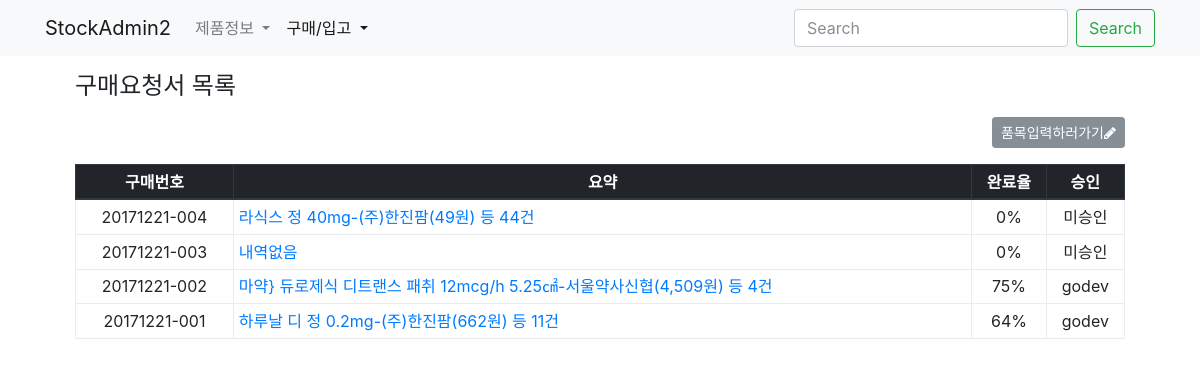
The page /buy/ on the database as committed earlier.
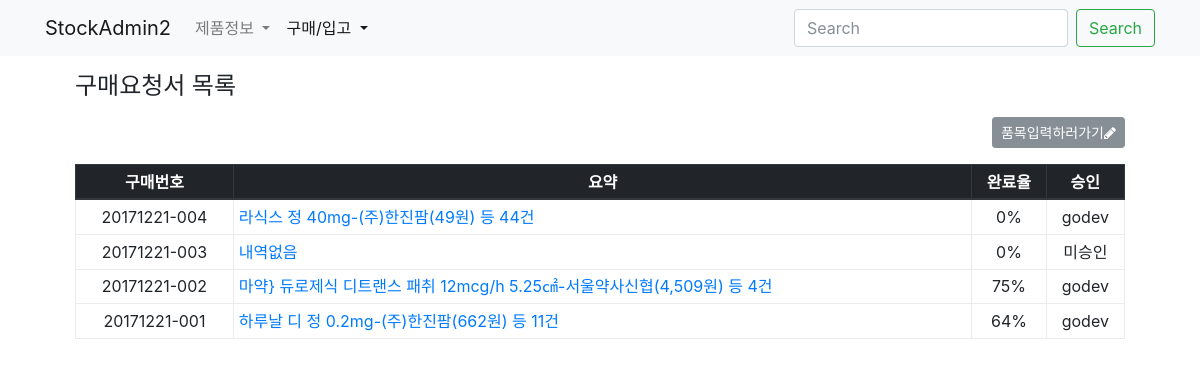
The same page on the database as committed later.
### buy/models.py (models this page shows, shortened)
class Buy(models.Model):
    slug = models.SlugField('구매번호', unique=True, blank=True, editable=False)
    commiter = models.ForeignKey(settings.AUTH_USER_MODEL, blank=True, null=True, on_delete=models.SET_NULL)
    date = models.DateField('구매일자', blank=True, default=timezone.now)
    iscart = models.BooleanField('카트인지', blank=True, default=False)
    updated = models.DateTimeField(auto_now=True)
    created = models.DateTimeField(auto_now_add=True)
    class Meta:
        verbose_name = '구매요청서'
        verbose_name_plural = '구매요청서'
        ordering = '-created',
    def get_absolute_url(self):
        return reverse('buy:buy-detail', args=(self.slug,))
    @property
    def description(self):
        itemset = self.buyitem_set.all()
        if itemset.exists():
            fistitem = str(itemset.first().buyinfo)
            count = itemset.count()
            return "{} 등 {}건".format(fistitem, count)
        return "내역없음"
    def get_complete_rate(self):
        total_buyitem_count = self.buyitem_set.count()
        if total_buyitem_count > 0:
            annoset = self.buyitem_set.annotate(stocked_amount_sum=Sum('stockrecord__amount'))
            completed_set = annoset.filter(Q(stocked_amount_sum=F('amount'))|Q(isend=True) )
            return completed_set.count() / total_buyitem_count
        return 0

class BuyItem(models.Model):
    buy = models.ForeignKey(Buy, null=True, blank=True, on_delete=models.CASCADE)
    buyinfo = models.ForeignKey('product.BuyInfo', on_delete=models.PROTECT)
    amount = models.IntegerField('구매수량')
    comment = models.CharField('비고', max_length=50, blank=True)
    isend = models.BooleanField('구매종결', default=False)
    updated = models.DateTimeField(auto_now=True)
    created = models.DateTimeField(auto_now_add=True)
    objects = BuyItemManager()
    class Meta:
        verbose_name = '구매품목'
        verbose_name_plural = '구매품목'
        unique_together = 'buy', 'buyinfo',
    def __init__(self, *args, **kwargs):
        super(BuyItem, self).__init__(*args, **kwargs)

### product/models.py (models this page shows, shortened)
class BuyInfo(BuyInfoMixin, models.Model):
    slug = models.SlugField('구매코드', unique=True, blank=True)
    product = models.ForeignKey(Product, on_delete=models.CASCADE)
    market = models.ForeignKey(Market, on_delete=models.CASCADE, null=True, blank=True)
    buy_edi_code = models.CharField('보험코드', max_length=50, blank=True, default="")
    date = models.DateField('시작일자', blank=True, default=timezone.now)
    price = models.DecimalField('구매가격', max_digits=50, decimal_places=2, default=0)
    pay_type = models.CharField('급여구분', blank=True, max_length=50, default="")
    pro_type = models.CharField('전문/일반', blank=True, max_length=50, default="")
    active = models.BooleanField('사용중', default=True)
    updated = models.DateTimeField(auto_now=True)
    created = models.DateTimeField(auto_now_add=True)
    objects = BuyInfoManager()
    class Meta:
        verbose_name = '구매정보'
        verbose_name_plural = '구매정보'
        ordering = '-created',
    def __str__(self):
        if self.market and self.product:
            title = "{}-{}({:,.0f}원)".format(self.product.name, self.market.name, self.price)
            return title
        return self.slug

class Product(models.Model):
    name = models.CharField('제품명', max_length=50, unique=True)
    code = models.CharField('제품코드', max_length=50, unique=True)
    edi_code = models.CharField('보험코드', max_length=50, blank=True, default="")
    company = models.CharField('판매사', max_length=50, blank=True, default="")
    std_unit = models.CharField('제품규격', max_length=10, choices=zip(STD_UNITs, STD_UNITs), default="")
    pkg_amount = models.IntegerField('포장수량', default=1)
    etc_class = models.CharField('기타구분', max_length=10, choices=zip(ETC_CLASS, ETC_CLASS), default='일반')
    apply_root = models.CharField('복용방법', max_length=50, blank=True, default="")
    unit = models.CharField('적용단위', max_length=50, blank=True, default="")
    unit_amount = models.CharField('규격단위량', max_length=50, blank=True, default="")
    op_type = models.CharField('마약류구분', blank=True, max_length=50, default="")
    updated = models.DateTimeField(auto_now=True)
    created = models.DateTimeField(auto_now_add=True)
    objects = ProductManager()
    class Meta:
        verbose_name = '제품'
        verbose_name_plural = '제품'
        ordering = '-created',

class Market(models.Model):
    name = models.CharField('도매상명', max_length=50, unique=True)
    tel = models.CharField('전화', max_length=50, blank=True, null=True)
    fax = models.CharField('팩스', max_length=50, blank=True, null=True)
    email = models.EmailField('메일', blank=True, null=True)
    updated = models.DateTimeField(auto_now=True)
    created = models.DateTimeField(auto_now_add=True)
    objects = MarketManager()
    class Meta:
        verbose_name = '거래처'
        verbose_name_plural = '거래처'

### buy/views.py (the view)
# urls.py: path('', BuyListView.as_view(), name='buy-list'),
class BuyListView(ListView):
    model = Buy

### buy/managers.py (called while the page is built)
    def get_queryset(self):
        return BuyItemQuerySet(self.model, using=self._db)

### buy/templates/buy/buy_list.html
{% extends "buy/buy_base.html" %}
{% block buy_header %}
<div class="col-12">
<h4>구매요청서 목록</h4>
</div>
{% endblock buy_header %}
{% block buy_content %}
<div class="col-12">
<div class="text-right my-3">
    <a class="btn btn-secondary btn-sm" href="{% url 'buy:buy-cart' %}">품목입력하러가기<i class="fa fa-pencil" aria-hidden="true"></i>
</a>
</div>
    <table class="table table-hover table-bordered table-sm">
        <thead class="thead-dark text-center">
            <tr>
                <th>구매번호</th>
                <th>요약</th>
                <th>완료율</th>
                <th>승인</th>
            </tr>
        </thead>
        <tbody>
            {% for object in object_list %}
            <tr>
                <td class="text-center">{{ object.slug }}</td>
                <td><a href="{{ object.get_absolute_url }}">{{ object.description }}</a></td>
                <td class="text-center">{% widthratio object.get_complete_rate 1 100 %}%</td>
                <td class="text-center">{{ object.commiter|default:"미승인" }}</td>
            </tr>
            {% endfor %}
        </tbody>
    </table>
</div>
{% endblock buy_content %}

Rows that differ between the two databases and show on the page:
changed Buy "라식스 정 40mg-(주)한진팜(49원) 등 44건": commiter "미승인" → "godev"
